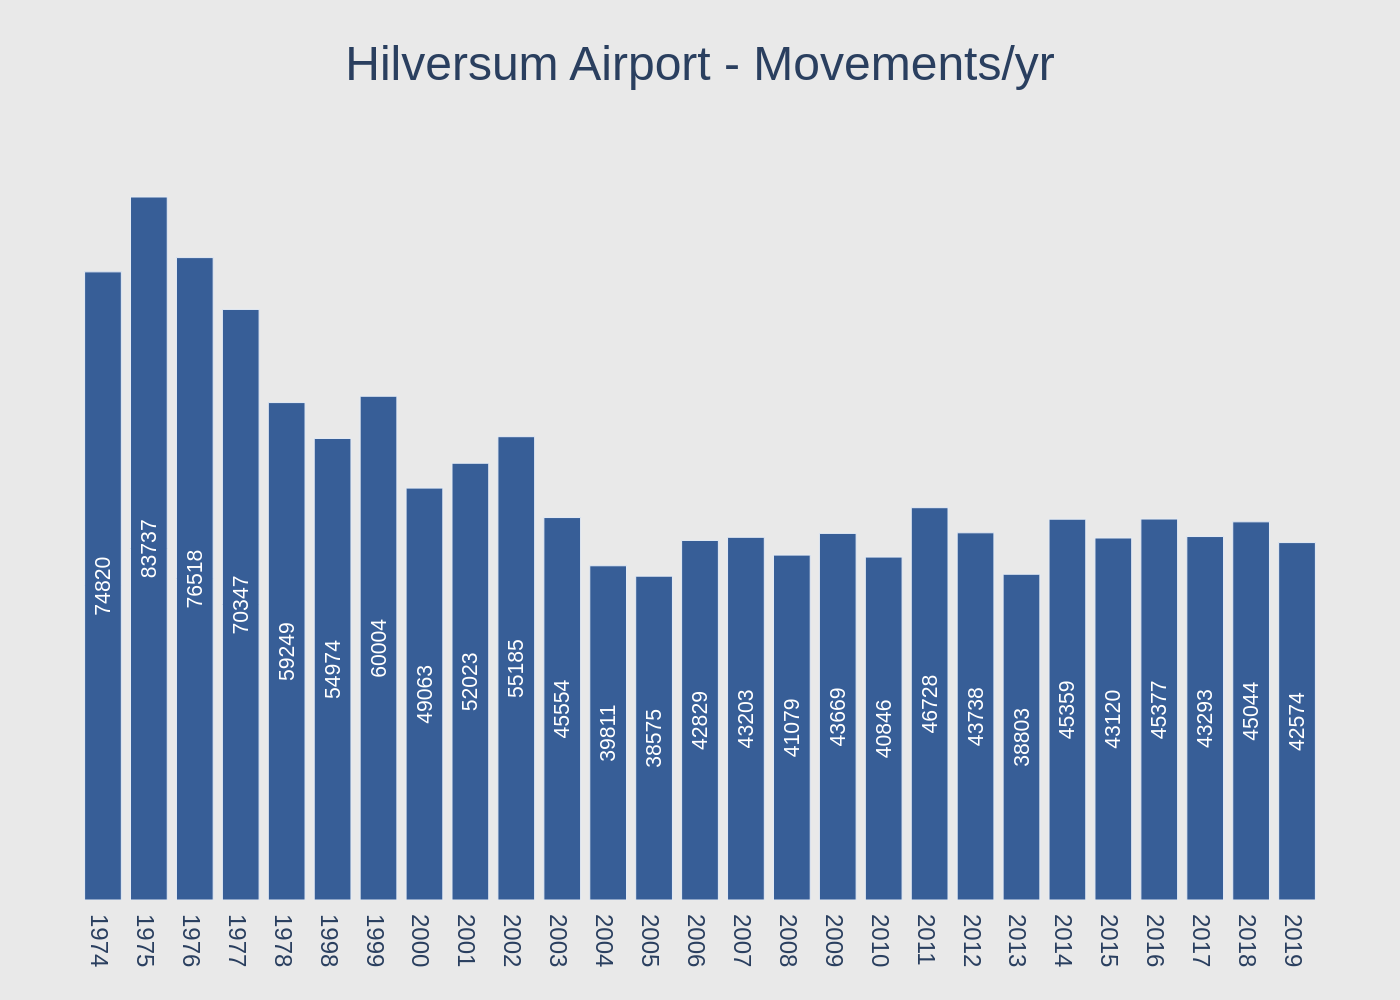

Generate this figure with Python:
import sys
import json
import plotly.graph_objects as go
from pathlib import Path

# Check for command-line argument
if len(sys.argv) != 2:
    print("Usage: python generate_chart.py <json_file_path>")
    sys.exit(1)

# Get JSON file path from command-line argument
json_filepath = sys.argv[1]

# Read data from JSON file
try:
    with open(json_filepath, 'r', encoding='utf-8') as f:
        chart_info = json.load(f)
except FileNotFoundError:
    print(f"Error: The file '{json_filepath}' was not found.")
    sys.exit(1)
except json.JSONDecodeError:
    print(f"Error: The file '{json_filepath}' is not a valid JSON file.")
    sys.exit(1)

# Extract data for plotting
chart_data = chart_info.get('chart_data', [])
texts = chart_info.get('texts', {})
colors = chart_info.get('colors', [])

# Prepare data lists for Plotly
categories = [item['category'] for item in chart_data]
values = [item['value'] for item in chart_data]

# Create the figure
fig = go.Figure()

# Add the bar trace
fig.add_trace(go.Bar(
    x=categories,
    y=values,
    marker_color=colors[0] if colors else '#375E97',
    text=values,
    textposition='inside',
    textangle=-90,
    textfont=dict(color='white', size=12, family='Arial'),
    insidetextanchor='middle'
))

# Configure layout
fig.update_layout(
    title=dict(
        text=texts.get('title', ''),
        x=0.5,
        xanchor='center',
        font=dict(size=24)
    ),
    font=dict(
        family="Arial",
        size=12
    ),
    xaxis=dict(
        title_text=texts.get('x_axis_title'),
        showgrid=False,
        zeroline=False,
        type='category' # Ensures all categories are shown
    ),
    yaxis=dict(
        visible=False
    ),
    plot_bgcolor='#E9E9E9',
    paper_bgcolor='#E9E9E9',
    showlegend=False,
    margin=dict(t=80, b=50, l=40, r=40)
)

# Determine output filename from input JSON path
base_name = Path(json_filepath).stem
output_filename = f"{base_name}.png"

# Save the figure as a PNG image
fig.write_image(output_filename, scale=2)

print(f"Chart saved to {output_filename}")
